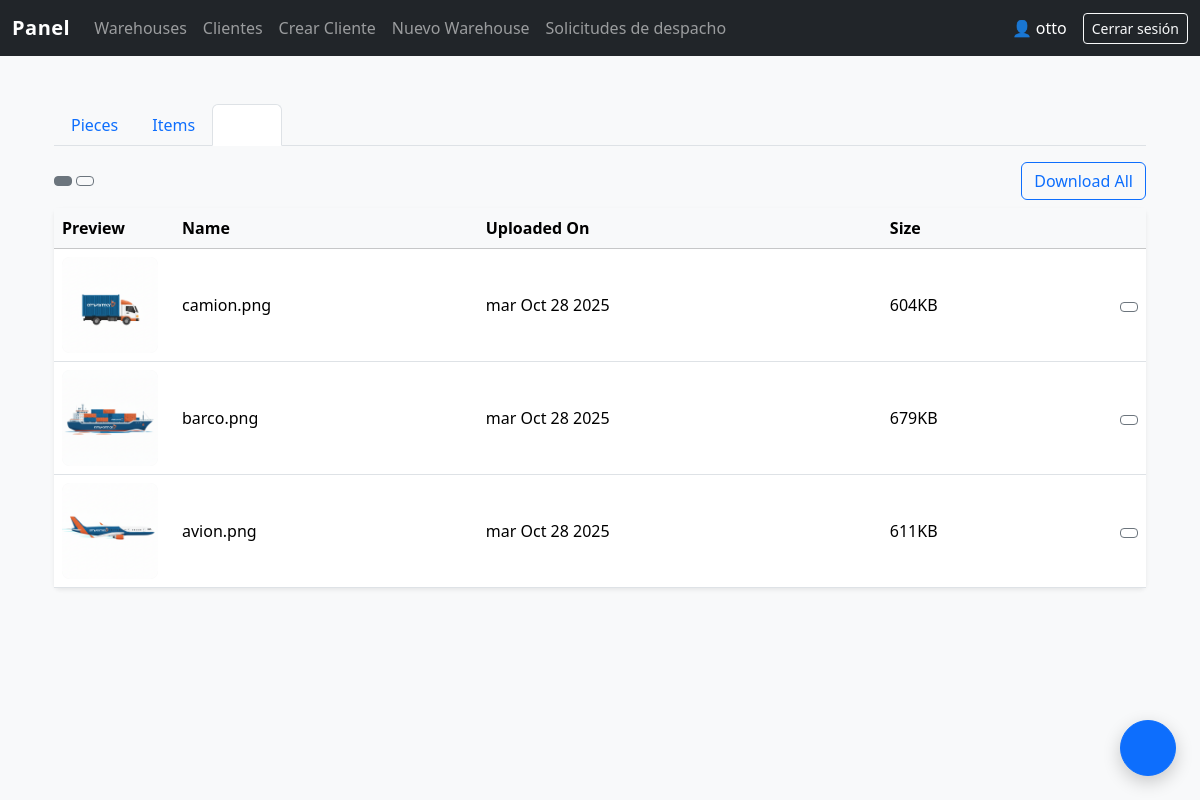
Screenshot of /admin-panel/433/files/ (signed in) with the database file from the repository.
### core/models.py (models this page shows, shortened)
class WarehouseDocument(models.Model):
    warehouse = models.ForeignKey("Warehouse", on_delete=models.CASCADE, related_name="documents")
    file = models.FileField(upload_to="warehouse_docs/%Y/%m/")
    original_name = models.CharField(max_length=255, blank=True)
    content_type = models.CharField(max_length=120, blank=True)
    size_bytes = models.BigIntegerField(default=0)
    uploaded_at = models.DateTimeField(auto_now_add=True)
    uploaded_by = models.ForeignKey(User, on_delete=models.SET_NULL, null=True, blank=True)
    class Meta:
        ordering = ("-uploaded_at", "id")
    @property
    def is_image(self):
        return (self.content_type or "").startswith("image/")
    @property
    def filename(self):
        return os.path.basename(self.original_name or self.file.name)

### core/views.py (the view, shortened to what this page needs)
# urls.py: path("admin-panel/<str:wr_number>/files/", views.warehouse_files, name="warehouse_files"),
@staff_member_required
def warehouse_files(request, wr_number):
    wh = get_object_or_404(Warehouse, wr_number=wr_number)
    docs = wh.documents.all()
    return render(request, "admin/warehouse_files.html", {"wh": wh, "docs": docs})

### core/templatetags/size_extras.py (called while the page is built)
@register.filter
def naturalsize(bytes_val):
    try:
        size = float(bytes_val)
    except (TypeError, ValueError):
        return "0B"
    units = ["B", "KB", "MB", "GB", "TB", "PB"]
    i = 0
    while size >= 1024 and i < len(units) - 1:
        size /= 1024.0
        i += 1
    return f"{size:.0f}{units[i]}" if size >= 10 or i == 0 else f"{size:.1f}{units[i]}"

### templates/admin/warehouse_files.html (shortened to what this page needs)
{% extends "panel/base.html" %}
{% load humanize %}
{% load size_extras %}
{% block content %}
<div class="container mt-4">
  <ul class="nav nav-tabs mb-3">
    <li class="nav-item"><a class="nav-link" href="{% url 'admin_warehouse_detail' wh.wr_number %}">Pieces</a></li>
    <li class="nav-item"><a class="nav-link" href="{% url 'edit_items_for_warehouse' wh.wr_number %}">Items</a></li>
    <li class="nav-item"><a class="nav-link active" aria-current="page" href="#">Files</a></li>
  </ul>
  <div class="d-flex flex-wrap align-items-center files-toolbar mb-2">
    <div class="toggle d-flex align-items-center">
      <button id="toggleList" class="btn btn-sm btn-outline-secondary me-1 active" title="List view">
      </button>
      <button id="toggleGrid" class="btn btn-sm btn-outline-secondary" title="Grid view">
      </button>
    </div>
    <div class="ms-auto d-flex align-items-center gap-2">
      <a class="btn btn-outline-primary" href="{% url 'download_all_docs' wh.wr_number %}">
        Download All
      </a>
    </div>
  </div>
  <div id="listView" class="card border-0 shadow-sm">
    <div class="table-responsive">
      <table class="table align-middle mb-0">
        <thead class="table-light">
          <tr>
            <th style="width:120px;">Preview</th>
            <th>Name</th>
            <th>Uploaded On</th>
            <th>Size</th>
            <th style="width:80px;"></th>
          </tr>
        </thead>
        <tbody>
          {% for d in docs %}
          <tr class="file-row">
            <td>
              {% if d.is_image %}
                <img src="{{ d.file.url }}" alt="{{ d.filename }}" class="thumb">
              {% else %}
                <div class="icon-blob">
                  <i class="bi bi-file-earmark-text fs-4 text-primary"></i>
                </div>
              {% endif %}
            </td>
            <td class="fw-medium">{{ d.filename }}</td>
            <td>{{ d.uploaded_at|date:"D M d Y" }}</td>
            <td>{{ d.size_bytes|naturalsize }}</td>
            <td class="text-end">
              <a class="btn btn-sm btn-outline-secondary"
                 href="{% url 'download_doc' wh.wr_number d.pk %}" title="Download">
              </a>
            </td>
          </tr>
          {% empty %}
          <tr><td colspan="5" class="text-center text-muted py-4">No files yet.</td></tr>
          {% endfor %}
        </tbody>
      </table>
    </div>
  </div>
  <button id="fabBtn" class="btn btn-primary fab-upload" type="button" title="Upload files">
  </button>
</div>
{% endblock %}

### templates/panel/base.html (shortened to what this page needs)
{% load static %}
<!doctype html>
<html lang="es">
<head>
  <link href="https://cdn.jsdelivr.net/npm/bootstrap@5.3.3/dist/css/bootstrap.min.css" rel="stylesheet">
</head>
<body>
  <nav class="navbar navbar-expand-lg navbar-dark bg-dark">
    <div class="container-fluid">
      <a class="navbar-brand" href="{% url 'admin_panel' %}">Panel</a>
      <div class="collapse navbar-collapse" id="navbarNav">
        <ul class="navbar-nav me-auto">
          <li class="nav-item">
            <a class="nav-link {% if request.resolver_match.url_name == 'admin_panel' %}active{% endif %}" href="{% url 'admin_panel' %}">Warehouses</a>
          </li>
          <li class="nav-item">
            <a class="nav-link {% if request.resolver_match.url_name == 'clients_list' %}active{% endif %}" href="{% url 'clients_list' %}">Clientes</a>
          </li>
          <li class="nav-item">
            <a class="nav-link {% if request.resolver_match.url_name == 'quick_create_client' %}active{% endif %}" href="{% url 'quick_create_client' %}">Crear Cliente</a>
          </li>
          <li class="nav-item">
            <a class="nav-link {% if request.resolver_match.url_name == 'create_warehouse' %}active{% endif %}" href="{% url 'create_warehouse' %}">Nuevo Warehouse</a>
          </li>
          <li class="nav-item">
            <a class="nav-link {% if request.resolver_match.url_name == 'dispatch_list' %}active{% endif %}" href="{% url 'dispatch_list' %}">Solicitudes de despacho</a>
          </li>
        </ul>
        <span class="navbar-text text-white me-3">
          👤 {{ request.user.username }}
        </span>
        <form method="post" action="{% url 'logout' %}" class="d-inline">
          <button class="btn btn-outline-light btn-sm" type="submit">Cerrar sesión</button>
        </form>
      </div>
    </div>
  </nav>
  <main class="container mt-4">
    {% block content %}
    {% endblock %}
  </main>
</body>
</html>

### templates/panel/base.html (style rules this page uses)
body { background-color: #f8f9fa; min-height: 100vh; display: flex; flex-direction: column; }
main { flex: 1; padding-bottom: 2rem; }
.navbar-brand { font-weight: 600; letter-spacing: 0.5px; }
.nav-link.active { font-weight: 600; color: #fff !important; }

### templates/admin/warehouse_files.html (style rules this page uses)
.files-toolbar { gap: .75rem; }
.fab-upload { position: fixed; right: 24px; bottom: 24px; width: 56px; height: 56px; border-radius: 50%; display: inline-flex; align-items: center; justify-content: center; box-shadow: 0 6px 18px rgba(0,0,0,.2); }
.thumb { width: 96px; height: 96px; object-fit: cover; border-radius: 8px; background: #f6f6f6; }
.toggle { cursor:pointer; }

### rows the page displays
WarehouseDocument: file (picture), filename "camion.png", uploaded_at "mar Oct 28 2025", size_bytes "604KB"
WarehouseDocument: file (picture), filename "barco.png", uploaded_at "mar Oct 28 2025", size_bytes "679KB"
WarehouseDocument: file (picture), filename "avion.png", uploaded_at "mar Oct 28 2025", size_bytes "611KB"

### other values shown
{{ request.user.username }} "otto"
